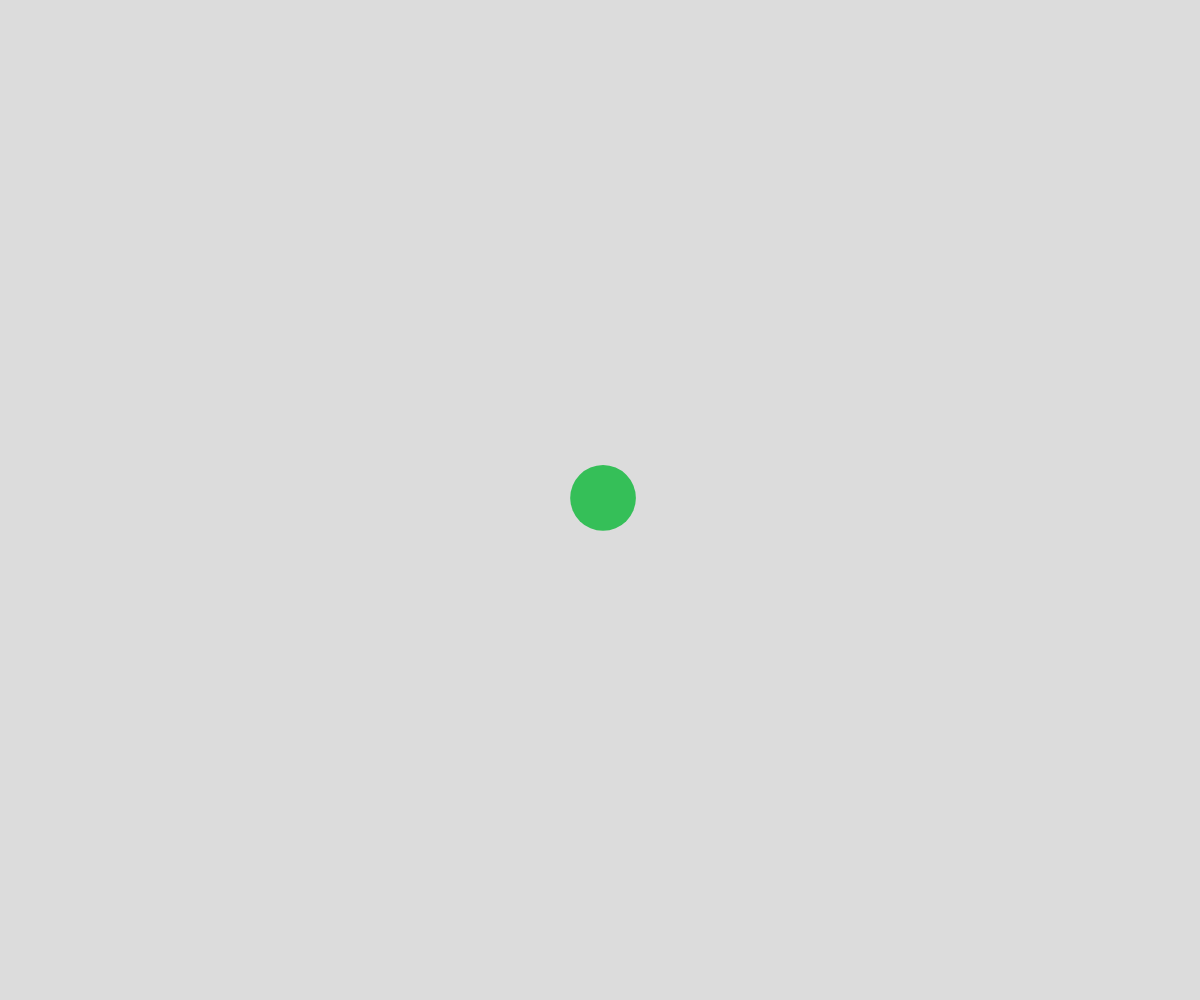
Frame 1 (no input)
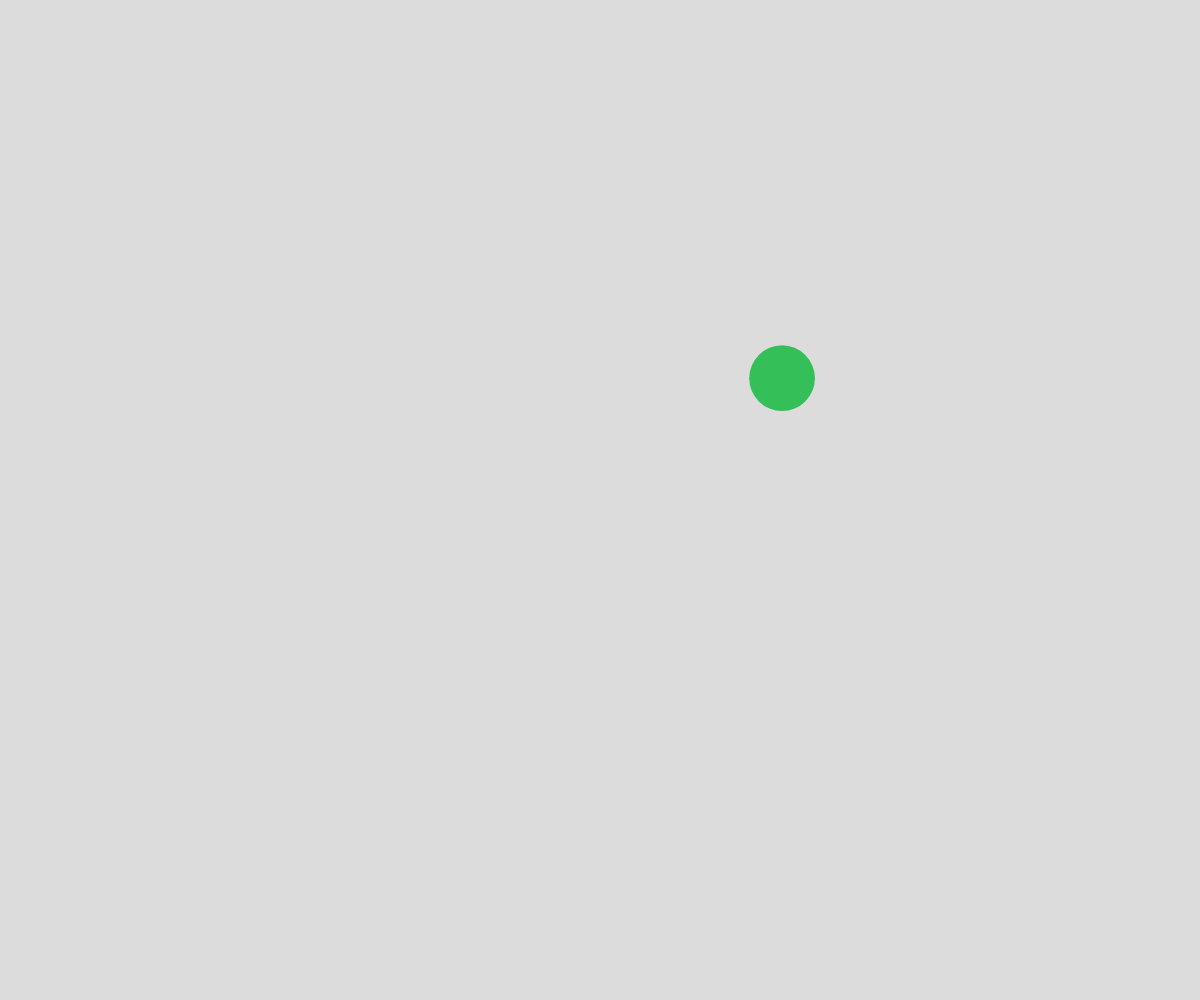
Frame 60 (no input)
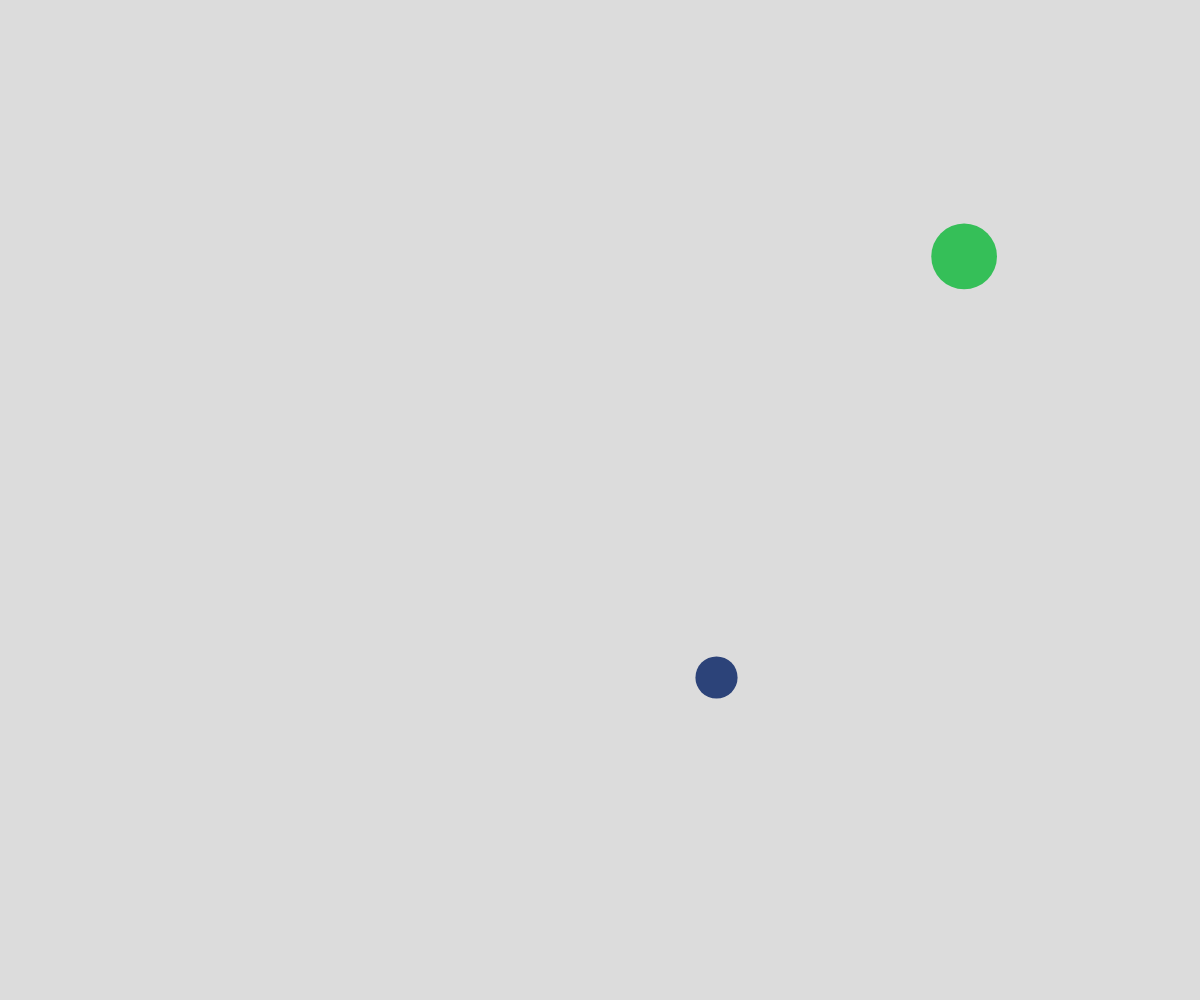
Frame 120 (the mouse pressed at the canvas centre since frame 60)

The p5.js sketch that drew these frames (run headless with seeded random() and noise() and a simulated clock; from frame 60 on, the mouse is pressed at the canvas centre):

// p5.js sketch
// ── sketch.js
// Arrays and Object Notation
// Cricles demo

let ballArray = [];

function setup() {
  createCanvas(windowWidth, windowHeight);
  noStroke();
  spawnBall(width/2, height/2);
}

function draw() {
  background(220);
  moveBalls();
  displayBalls();
}

function mousePressed() {
  spawnBall(mouseX, mouseY);
}

function moveBalls() {
  for (let ball of ballArray) {
    ball.x += ball.dx;
    ball.y += ball.dy;
  
    //teleport across screen if needed
    if (ball.x < 0) {
      ball.x = width;
    }
    else if (ball.x > width) {
      ball.x = 0;
    }
  
    if (ball.y < 0) {
      ball.y = height;
    }
    else if (ball.y > height) {
      ball.y = 0;
    }
  }
}

function displayBalls() {
  for (let ball of ballArray) {
    fill(ball.colour);
    circle(ball.x, ball.y, ball.radius * 2);
  }
}

function spawnBall(initialX, initialY) {
  let ball = {
    x: initialX,
    y: initialY,
    radius: random(15, 40),
    colour: color(random(255), random(255), random(255)),
    dx: random(-5, 5),
    dy: random(-5, 5),
  };
  ballArray.push(ball);
}
